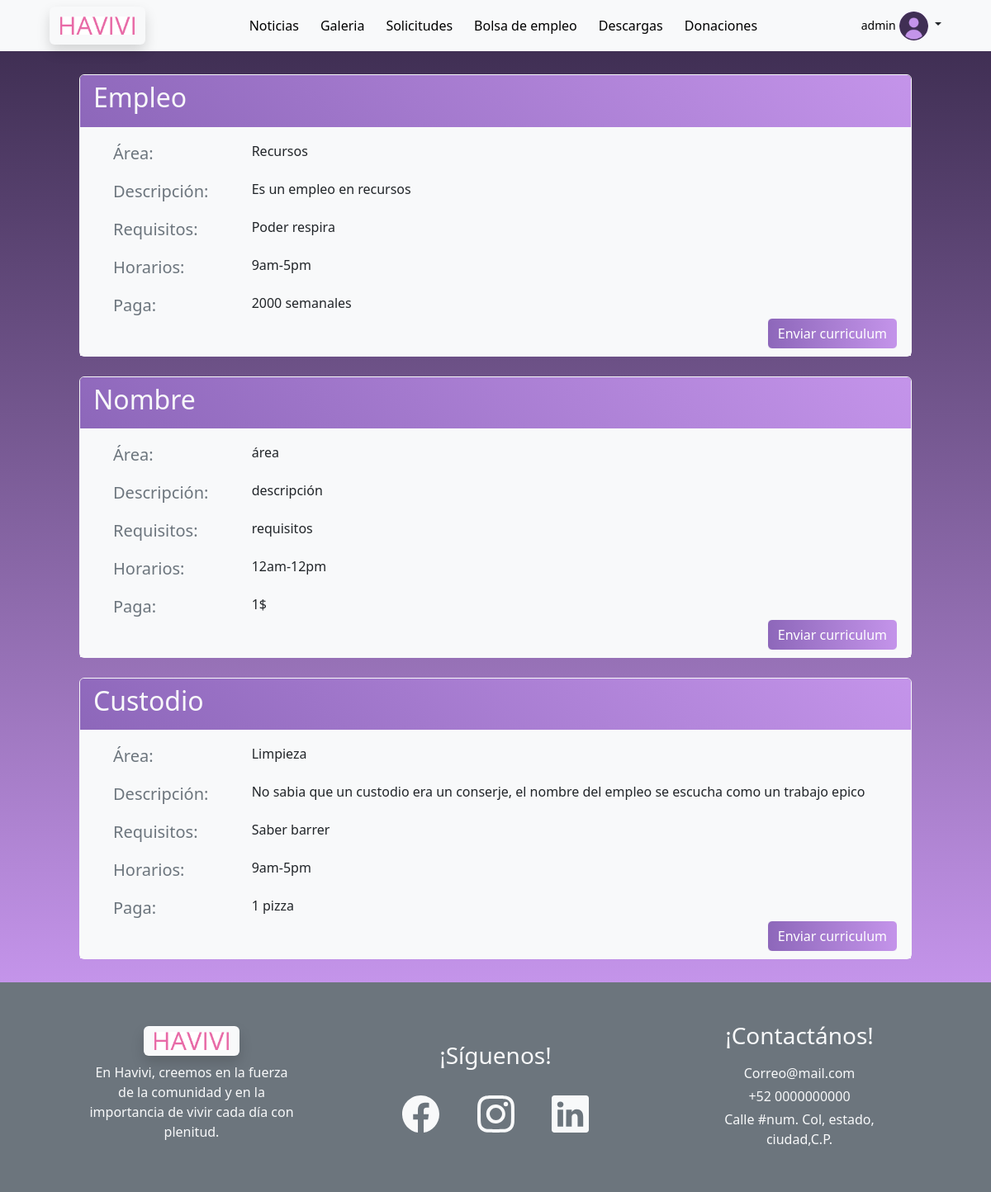
The page /empleo/ (signed in) on the database its author committed.
### main/models.py (models this page shows)
class Empleos(models.Model):
    titulo = models.CharField(max_length=100)
    área = models.CharField(max_length=100)
    descripción = models.CharField(max_length=1000)
    requisitos = models.CharField(max_length=500)
    horario = models.CharField(max_length=100)
    paga = models.CharField(max_length=100)

### main/views.py (the view, shortened to what this page needs)
# urls.py: path('empleo/', views.bolsa_view, name="empleo"),
def bolsa_view(request):
    empleos = Empleos.objects.all()
    pagina = request.GET.get("page",1)
    try:
        paginación = Paginator(empleos, 15)
        empleos = paginación.page(pagina)
    except:
        paginación = Paginator(empleos, 15)
        empleos = paginación.page(1)
        messages.info(request,"La página que intentas buscar no existe.")
    context={
        'objeto' : empleos,
        'paginación': paginación,
        'form':solicitud_Empleo_Form(),
    }
    return render(request, 'bolsa_de_empleo.html',context)

### main/forms.py
class solicitud_Empleo_Form(forms.Form):
    archivo_curriculum = forms.FileField()
    id_empleo = forms.CharField()
    reCaptcha_solicitud = ReCaptchaField()

### main/templates/bolsa_de_empleo.html (shortened to what this page needs)
{% include 'layouts/navBar.html' %}
{% load static %}
{% block styles %}
<link href="https://cdn.jsdelivr.net/npm/bootstrap@5.3.3/dist/css/bootstrap.min.css" rel="stylesheet">
<link rel="stylesheet" type="text/css" href="{% static '/css/empleo.css' %}" />
{% endblock %}
{% block content %}
<section class="px-5 py-1 position-relative" id="emp-section">
    {%for objeto in objeto%}
    <div class="card text-light border-light bg-transparent my-4 mx-5">
        <div class="card-header border-light">
            <h2 class="text-start text-light">{{objeto.titulo}}</h1>
        </div>
        <div class="card-text bg-light">
            <div class="row gx-5 justify-content-start my-3 mx-3 px-2 py-0">
                <p class="col-2 text-start text-secondary my-0 px-3 fs-5">Área: </p>
                <p class="col-10 text-start text-dark my-0 fs-0">{{objeto.área}}</p>
            </div>
            <div class="row gx-5 justify-content-start my-3 mx-3 px-2 py-0">
                <p class="col-2 text-start text-secondary my-0 px-3 fs-5">Descripción: </p>
                <p class="col-10 text-start text-dark my-0 fs-0">{{objeto.descripción}}</p>
            </div>
            <div class="row gx-5 justify-content-start my-3 mx-3 px-2 py-0">
                <p class="col-2 text-start text-secondary my-0 px-3 fs-5">Requisitos: </p>
                <p class="col-10 text-start text-dark my-0 fs-0">{{objeto.requisitos}}</p>
            </div>
            <div class="row gx-5 justify-content-start my-3 mx-3 px-2 py-0">
                <p class="col-2 text-start text-secondary my-0 px-3 fs-5">Horarios: </p>
                <p class="col-10 text-start text-dark my-0 fs-0">{{objeto.horario}}</p>
            </div>
            <div class="row gx-5 justify-content-start mt-3 mb-0 mx-3 px-2 py-0">
                <p class="col-2 text-start text-secondary my-0 px-3 fs-5">Paga: </p>
                <p class="col-10 text-start text-dark my-0 fs-0">{{objeto.paga}}</p>
            </div>
            {% if user.is_authenticated %}
            <input id="{{objeto.pk}}" class="env-sol mb-2 mx-3 btn border-light float-end" type="button" value="Enviar curriculum" data-bs-toggle="modal" data-bs-target="#soli-modal">
            {% else %}
            <input id="" disabled class="env-sol mb-2 mx-3 btn border-light float-end" type="button" value="Primero, inicia sesión">
            {% endif %}
        </div>
    </div>
    {%endfor%}
    {% include 'layouts/message.html' %}
</section>
{% endblock %}
{% include 'layouts/footer.html' %}

### main/templates/layouts/navBar.html (shortened to what this page needs)
{% load static %}
{% block styles %}
<link rel="stylesheet" type="text/css" href="{% static '/css/navbar.css' %}" />
<link href="https://cdn.jsdelivr.net/npm/bootstrap@5.3.3/dist/css/bootstrap.min.css" rel="stylesheet">
{% endblock %}
<nav class="navbar navbar-expand-md navbar-light bg-light px-5 z-3">
    <div class="container-fluid justify-content-center">
        <button type="button" class="btn text-center shadow bg-light" onclick="homeRed()">
            <img src="{% static 'img/nav/havivi.png' %}" class="align-self-center m-auto navbar-brand text-center" width="90px">
        </button>
        <div class="collapse navbar-collapse navBarContainer flex-grow-0 mx-auto" id="navbarSupportedContent">
            <ul class="nav text-center">
                <li class="nav-item dropdown">
                    <button type="button" class="btn">
                        <a class="text-black text-decoration-none" href="{% url 'news:noticias' %}">Noticias</a>
                    </button>
                </li>
                <li class="nav-item dropdown text-center">
                    <button type="button" class="btn">
                        <a class="text-black text-decoration-none" href="{% url 'main:galeria' %}">Galeria</a>
                    </button>
                </li>
                <li class="nav-item dropdown">
                    <button type="button" class="btn">
                        <a class="text-black text-decoration-none" href="{% url 'main:solicitudes' %}">Solicitudes</a>
                    </button>
                </li>
                <li class="nav-item">
                    <button type="button" class="btn">
                        <a class="text-black text-decoration-none" href="{% url 'main:empleo' %}">Bolsa de empleo</a>
                    </button>
                </li>
                <li class="nav-item">
                    <button type="button" class="btn">
                        <a class="text-black text-decoration-none" href="{% url 'main:descargas' %}">Descargas</a>
                    </button>
                </li>
                <li class="nav-item">
                    <button type="button" class="btn">
                        <a class="text-black text-decoration-none" target="_blank" rel="noopener noreferrer" href="https://www.paypal.com/donate/?hosted_button_id=FL5NF3SUTBQLY">Donaciones</a>
                    </button>
                </li>
            </ul>
        </div>
        {% if user.is_authenticated %}
        <div class="nav-item dropdown no-arrow">
            <a class="nav-link dropdown-toggle" href="#" id="userDropdown" role="button"
                data-toggle="dropdown" aria-haspopup="true" aria-expanded="false">
                {% if user.is_superuser == 1 %}
                <span class="mr-2 d-none d-lg-inline text-black-600 small" style="color: black;">{{ user.username }}</span>
                {% else %}
                <span class="mr-2 d-none d-lg-inline text-black-600 small" style="color: black;">{{ user }}</span>
                {% endif %}
                {% if user.avatar %}
                <img class="img-profile rounded-circle" src="" height="35vh" width="auto">
                {% else %}
                <img class="img-profile rounded-circle" src="/media/default.png" height="35vh" width="auto">
                {% endif %}
            </a>
        </div>
        {% endif %}
    </div>
</nav>

### main/static/css/empleo.css (style rules this page uses)
#emp-section { background-image: linear-gradient(#402F54, #C494EA); }
.card-header { background-image: linear-gradient(45deg, #8D67BA, #C494EA); }
.env-sol { border-style: solid ; color: white ; background-image: linear-gradient(90deg, #8D67BA, #C494EA); }

### rows shown on the page
Empleos: titulo "Empleo", área "Recursos", descripción "Es un empleo en recursos", requisitos "Poder respira", horario "9am-5pm", paga "2000 semanales"
Empleos: titulo "Nombre", área "área", descripción "descripción", requisitos "requisitos", horario "12am-12pm", paga "1$"
Empleos: titulo "Custodio", área "Limpieza", descripción "No sabia que un custodio era un conserje, el nombre del empleo se escucha como un trabajo epico", requisitos "Saber barrer", horario "9am-5pm", paga "1 pizza"

### other values the page prints
{{ user.username }} "admin"
